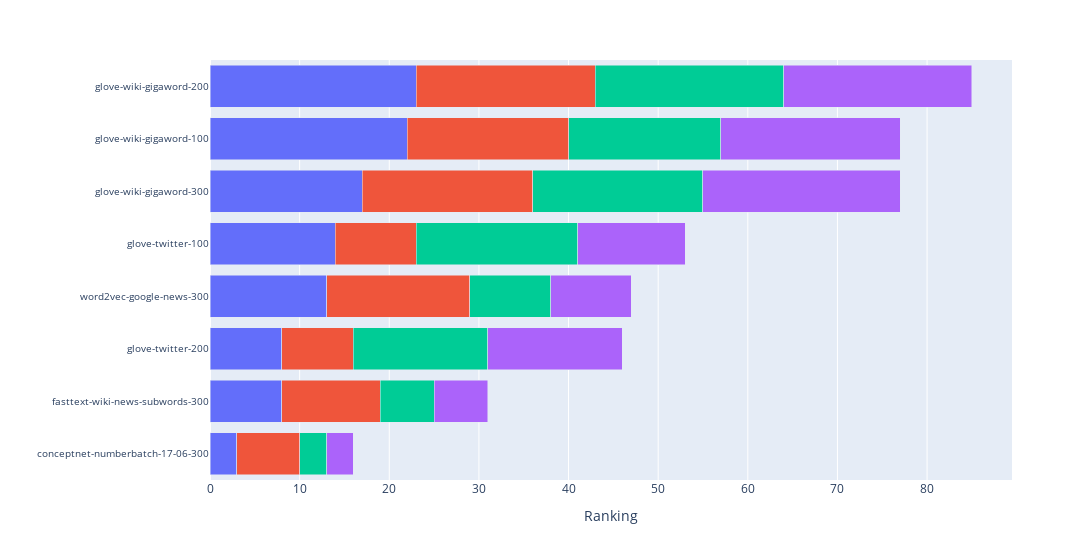

This figure's notebook cell:
### Code cell
ranking_plots[3]

### Figure 1 — Plotly figure (JSON) as saved in the notebook; plotly's stock layout.template omitted (floating-point values rounded to 4 significant figures)
{"data": [{"alignmentgroup": "True", "hoverlabel": {"namelength": 0}, "hovertemplate": "Metric=WEAT<br>Ranking=%{x}<br>Embedding model=%{y}", "legendgroup": "Metric=WEAT", "marker": {"color": "#636efa"}, "name": "WEAT", "offsetgroup": "Metric=WEAT", "orientation": "h", "showlegend": true, "textposition": "auto", "type": "bar", "x": [3, 8, 13, 17, 23, 22, 14, 8], "xaxis": "x", "y": ["conceptnet-numberbatch-17-06-300", "fasttext-wiki-news-subwords-300", "word2vec-google-news-300", "glove-wiki-gigaword-300", "glove-wiki-gigaword-200", "glove-wiki-gigaword-100", "glove-twitter-100", "glove-twitter-200"], "yaxis": "y"}, {"alignmentgroup": "True", "hoverlabel": {"namelength": 0}, "hovertemplate": "Metric=WEAT EZ<br>Ranking=%{x}<br>Embedding model=%{y}", "legendgroup": "Metric=WEAT EZ", "marker": {"color": "#EF553B"}, "name": "WEAT EZ", "offsetgroup": "Metric=WEAT EZ", "orientation": "h", "showlegend": true, "textposition": "auto", "type": "bar", "x": [7, 11, 16, 19, 20, 18, 9, 8], "xaxis": "x", "y": ["conceptnet-numberbatch-17-06-300", "fasttext-wiki-news-subwords-300", "word2vec-google-news-300", "glove-wiki-gigaword-300", "glove-wiki-gigaword-200", "glove-wiki-gigaword-100", "glove-twitter-100", "glove-twitter-200"], "yaxis": "y"}, {"alignmentgroup": "True", "hoverlabel": {"namelength": 0}, "hovertemplate": "Metric=RND<br>Ranking=%{x}<br>Embedding model=%{y}", "legendgroup": "Metric=RND", "marker": {"color": "#00cc96"}, "name": "RND", "offsetgroup": "Metric=RND", "orientation": "h", "showlegend": true, "textposition": "auto", "type": "bar", "x": [3, 6, 9, 19, 21, 17, 18, 15], "xaxis": "x", "y": ["conceptnet-numberbatch-17-06-300", "fasttext-wiki-news-subwords-300", "word2vec-google-news-300", "glove-wiki-gigaword-300", "glove-wiki-gigaword-200", "glove-wiki-gigaword-100", "glove-twitter-100", "glove-twitter-200"], "yaxis": "y"}, {"alignmentgroup": "True", "hoverlabel": {"namelength": 0}, "hovertemplate": "Metric=RNSB<br>Ranking=%{x}<br>Embedding model=%{y}", "legendgroup": "Metric=RNSB", "marker": {"color": "#ab63fa"}, "name": "RNSB", "offsetgroup": "Metric=RNSB", "orientation": "h", "showlegend": true, "textposition": "auto", "type": "bar", "x": [3, 6, 9, 22, 21, 20, 12, 15], "xaxis": "x", "y": ["conceptnet-numberbatch-17-06-300", "fasttext-wiki-news-subwords-300", "word2vec-google-news-300", "glove-wiki-gigaword-300", "glove-wiki-gigaword-200", "glove-wiki-gigaword-100", "glove-twitter-100", "glove-twitter-200"], "yaxis": "y"}], "layout": {"barmode": "stack", "legend": {"tracegroupgap": 0}, "margin": {"t": 60}, "showlegend": false, "width": 1200, "xaxis": {"anchor": "y", "domain": [0, 1], "title": {"text": "Ranking"}}, "yaxis": {"anchor": "x", "categoryorder": "total ascending", "domain": [0, 1], "tickfont": {"size": 10}, "title": {"text": ""}}}}
